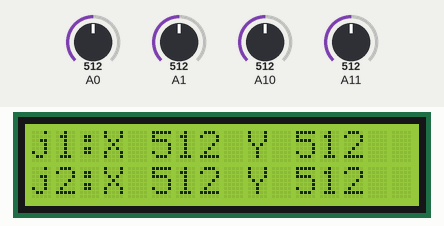
Simulated run of this sketch. Board: Arduino Mega 2560, built with avr-gcc and run on an emulated ATmega2560. On the bench: 16×2 character LCD. Inputs (shaded band) come from the test bench; at power-on: A0 = 512, A1 = 512, A10 = 512, A11 = 512.

Above: at 1.26 s.
1.3 s: A0 set to 716
At 1.52 s:
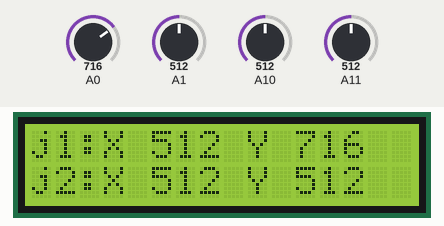
4.3 s: A1 set to 716
At 4.88 s:
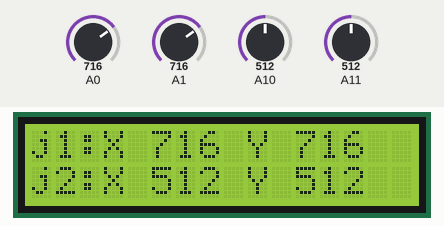
5.8 s: A10 set to 716
At 6.36 s:
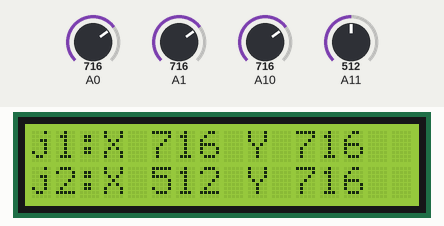
7.3 s: A11 set to 716
At 7.84 s:
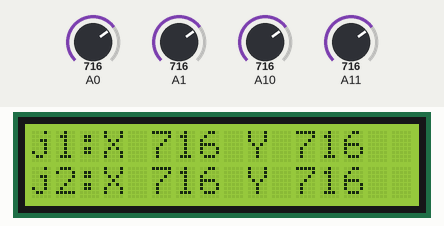
8.8 s: A0 set to 109
At 9.04 s:
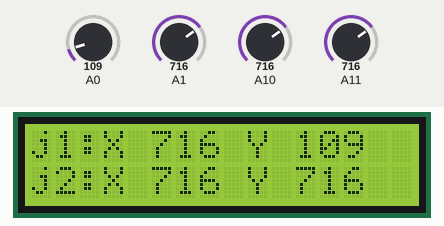
10.3 s: A0 set to 89
At 10.86 s:
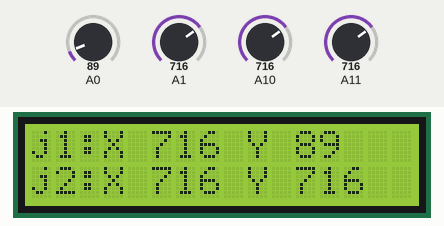
Timing chart, 0 to 12.8 s (numbered marks = the images above; inputs shaded):
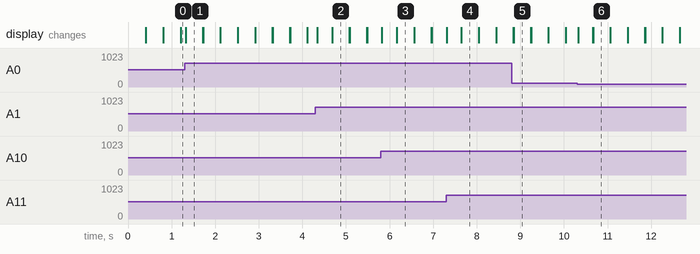

The sketch:

eeeeee.ino
```cpp
#include <ISADefinitions.h>
#include <ISALiquidCrystal.h>
ISALiquidCrystal lcd;
void setup() {
  // put your setup code here, to run once:
  lcd.begin();
  lcd.clear();
}

void loop() {
  // put your main code here, to run repeatedly:
  lcd.print("j1:X ");
  lcd.print(analogRead(JOY1X));
  lcd.print(" Y ");
  lcd.print(analogRead(JOY1Y));
  lcd.setCursor(0,1);
  lcd.print("j2:X ");
  lcd.print(analogRead(JOY2X));
  lcd.print(" Y ");
  lcd.print(analogRead(JOY2Y));
delay(50);
lcd.clear();
}
```

Measured:
- after the input at 1.3 s, the display: changes at once (image 1)
- after the input at 4.3 s, the display: changes at once (image 2)
- after the input at 5.8 s, the display: changes at once (image 3)
- after the input at 7.3 s, the display: changes at once (image 4)
- after the input at 8.8 s, the display: first differs from a run without the input after 0.05 s (image 5)
- after the input at 10.3 s, the display: changes at once (image 6)
